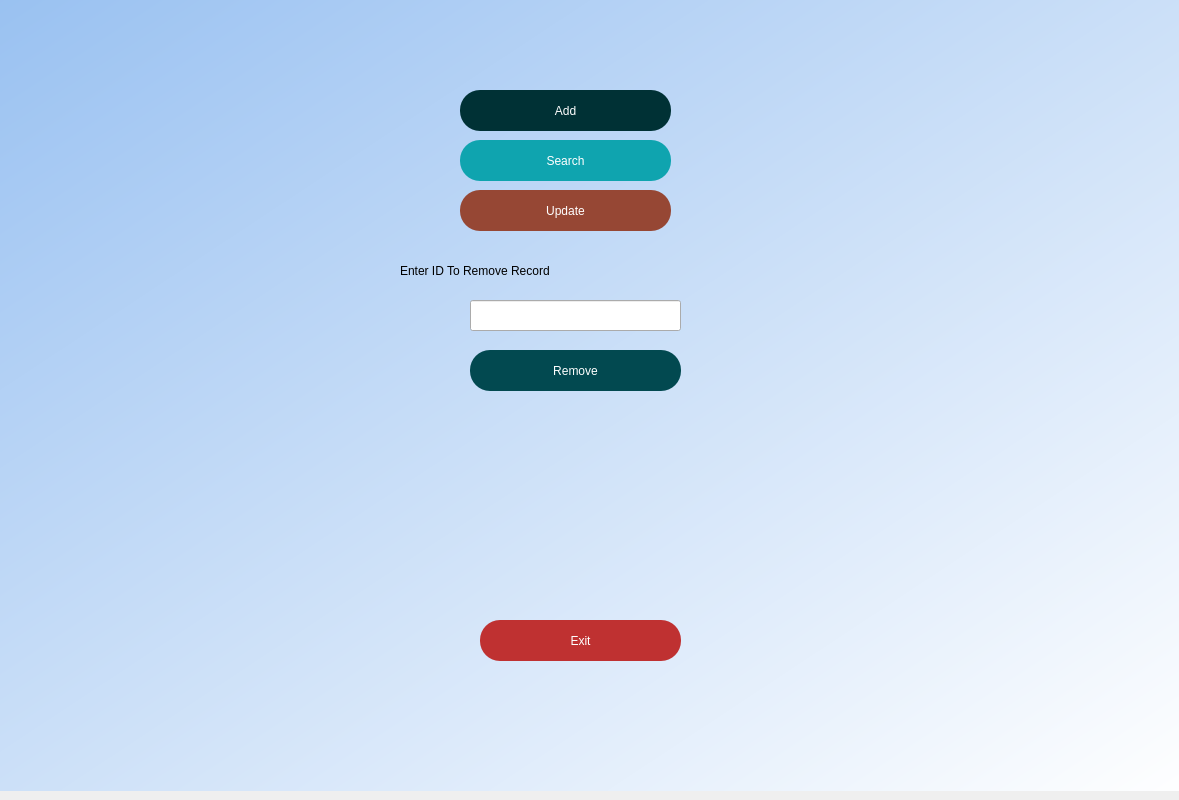
<?xml version="1.0" encoding="UTF-8"?>
<ui version="4.0">
 <class>Dialog</class>
 <widget class="QDialog" name="Dialog">
  <property name="geometry">
   <rect>
    <x>0</x>
    <y>0</y>
    <width>1179</width>
    <height>800</height>
   </rect>
  </property>
  <property name="windowTitle">
   <string>Dialog</string>
  </property>
  <widget class="QWidget" name="widget" native="true">
   <property name="geometry">
    <rect>
     <x>0</x>
     <y>-10</y>
     <width>1211</width>
     <height>801</height>
    </rect>
   </property>
   <property name="styleSheet">
    <string notr="true">QWidget#widget{
background-color:qlineargradient(spread:pad, x1:0, y1:0, x2:1, y2:1, stop:0 rgba(153, 193, 241, 255), stop:1 rgba(255, 255, 255, 255));}</string>
   </property>
   <widget class="QLabel" name="name_panel">
    <property name="geometry">
     <rect>
      <x>420</x>
      <y>20</y>
      <width>361</width>
      <height>91</height>
     </rect>
    </property>
    <property name="styleSheet">
     <string notr="true">font: 48pt &quot;DejaVu Serif&quot;;
color:rgb(237, 51, 59);</string>
    </property>
    <property name="text">
     <string/>
    </property>
   </widget>
   <widget class="QWidget" name="side_panel" native="true">
    <property name="geometry">
     <rect>
      <x>10</x>
      <y>10</y>
      <width>1171</width>
      <height>801</height>
     </rect>
    </property>
    <widget class="QPushButton" name="add">
     <property name="geometry">
      <rect>
       <x>450</x>
       <y>90</y>
       <width>211</width>
       <height>41</height>
      </rect>
     </property>
     <property name="styleSheet">
      <string notr="true">border-radius:20px;
background-color: #003135;
font: 20pt &quot;DejaVu Sans&quot;;
color: rgb(255, 255, 255);
</string>
     </property>
     <property name="text">
      <string>Add</string>
     </property>
    </widget>
    <widget class="QPushButton" name="remove">
     <property name="geometry">
      <rect>
       <x>460</x>
       <y>350</y>
       <width>211</width>
       <height>41</height>
      </rect>
     </property>
     <property name="styleSheet">
      <string notr="true">border-radius:20px;
background-color: #024950;
font: 20pt &quot;DejaVu Sans&quot;;
color: rgb(255, 255, 255);
</string>
     </property>
     <property name="text">
      <string>Remove</string>
     </property>
    </widget>
    <widget class="QPushButton" name="update_data">
     <property name="geometry">
      <rect>
       <x>450</x>
       <y>190</y>
       <width>211</width>
       <height>41</height>
      </rect>
     </property>
     <property name="styleSheet">
      <string notr="true">border-radius:20px;
background-color: #964734;
font: 20pt &quot;DejaVu Sans&quot;;
color: rgb(255, 255, 255);</string>
     </property>
     <property name="text">
      <string>Update</string>
     </property>
    </widget>
    <widget class="QPushButton" name="search">
     <property name="geometry">
      <rect>
       <x>450</x>
       <y>140</y>
       <width>211</width>
       <height>41</height>
      </rect>
     </property>
     <property name="styleSheet">
      <string notr="true">border-radius:20px;
background-color: #0FA4AF;
font: 20pt &quot;DejaVu Sans&quot;;
color: rgb(255, 255, 255);</string>
     </property>
     <property name="text">
      <string>Search</string>
     </property>
    </widget>
    <widget class="QPushButton" name="exit">
     <property name="geometry">
      <rect>
       <x>470</x>
       <y>620</y>
       <width>201</width>
       <height>41</height>
      </rect>
     </property>
     <property name="styleSheet">
      <string notr="true">border-radius:20px;
background-color: #BF3131;

font: 20pt &quot;DejaVu Sans&quot;;
color: rgb(255, 255, 255);</string>
     </property>
     <property name="text">
      <string>Exit</string>
     </property>
    </widget>
    <widget class="QLineEdit" name="id_field">
     <property name="geometry">
      <rect>
       <x>460</x>
       <y>300</y>
       <width>211</width>
       <height>31</height>
      </rect>
     </property>
     <property name="styleSheet">
      <string notr="true">font: 16pt &quot;DejaVu Serif&quot;;</string>
     </property>
    </widget>
    <widget class="QLabel" name="label_2">
     <property name="geometry">
      <rect>
       <x>390</x>
       <y>260</y>
       <width>341</width>
       <height>21</height>
      </rect>
     </property>
     <property name="styleSheet">
      <string notr="true">font: 18pt &quot;DejaVu Serif&quot;;</string>
     </property>
     <property name="text">
      <string>Enter ID To Remove Record</string>
     </property>
    </widget>
    <widget class="QLabel" name="message">
     <property name="geometry">
      <rect>
       <x>400</x>
       <y>430</y>
       <width>331</width>
       <height>31</height>
      </rect>
     </property>
     <property name="styleSheet">
      <string notr="true">font: 18pt &quot;DejaVu Serif&quot;;</string>
     </property>
     <property name="text">
      <string/>
     </property>
    </widget>
   </widget>
  </widget>
 </widget>
 <resources/>
 <connections/>
</ui>
